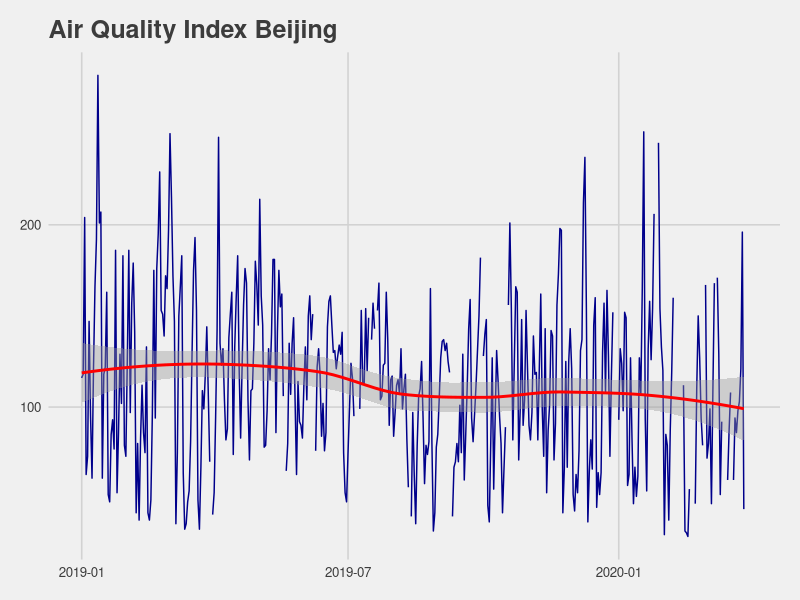
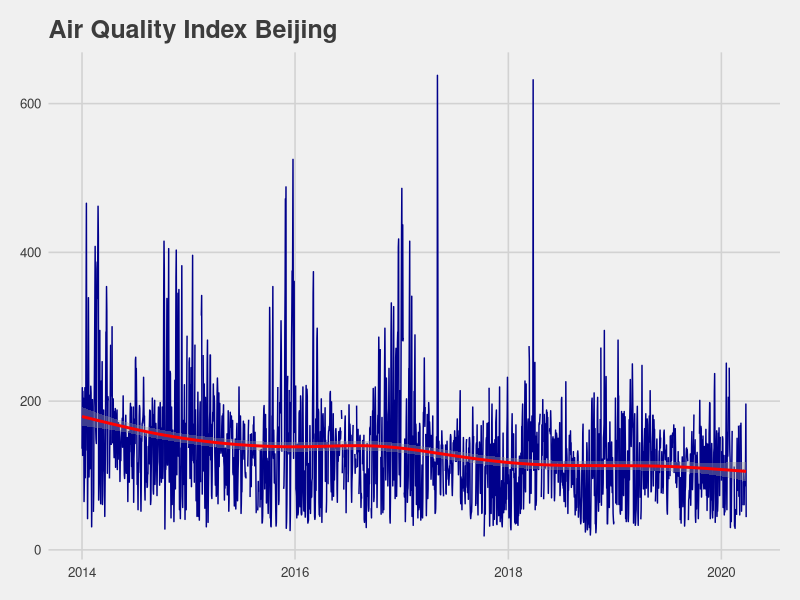
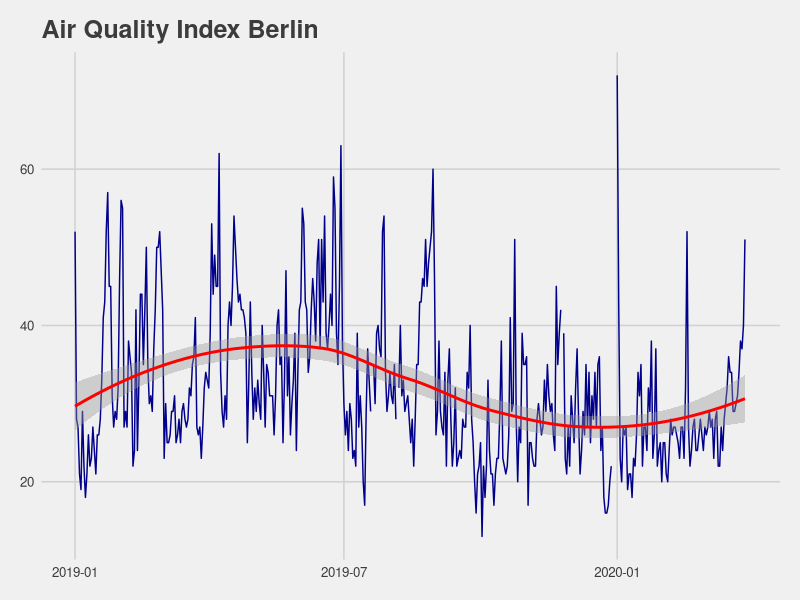
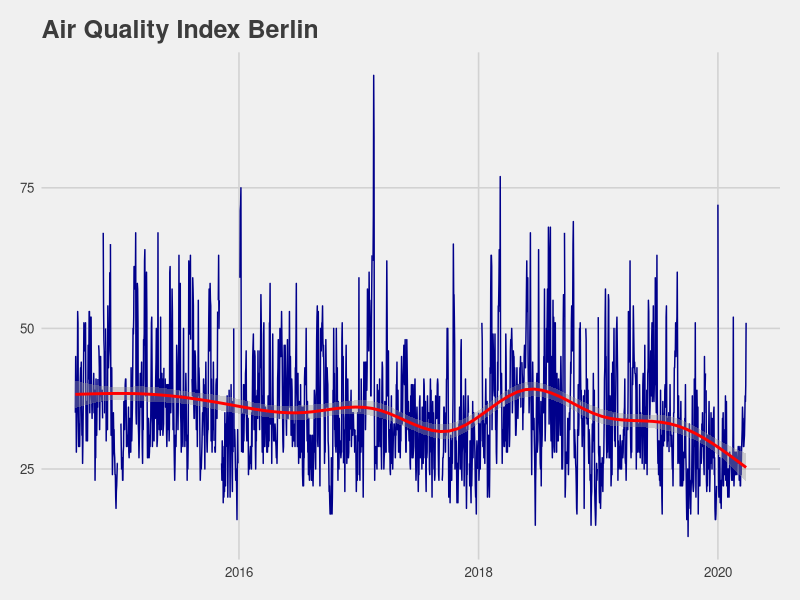
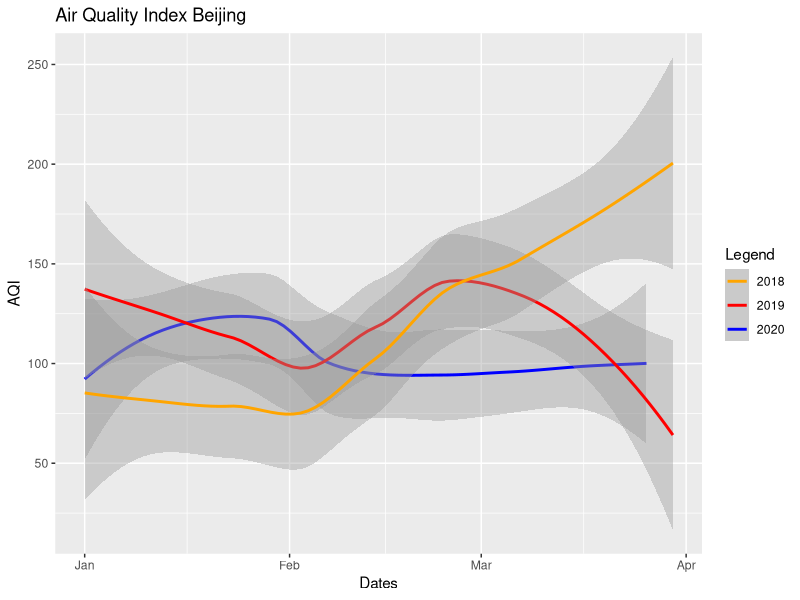
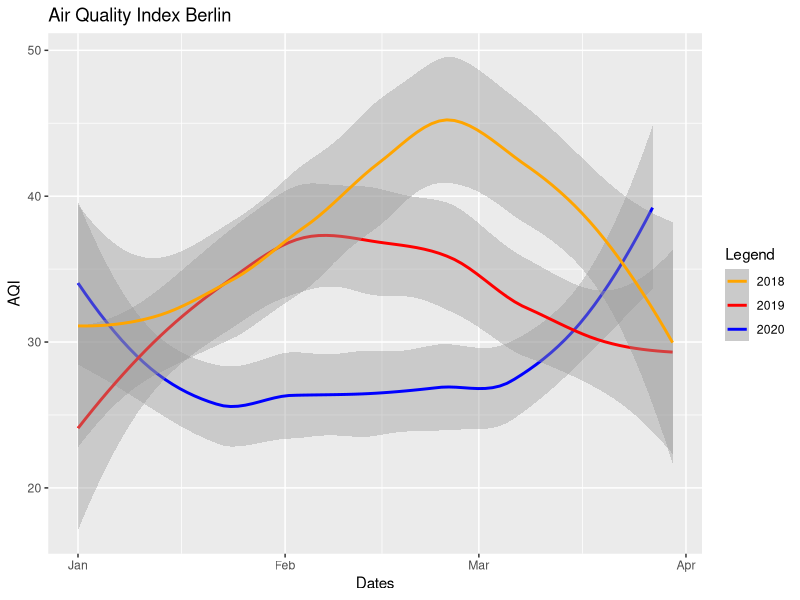
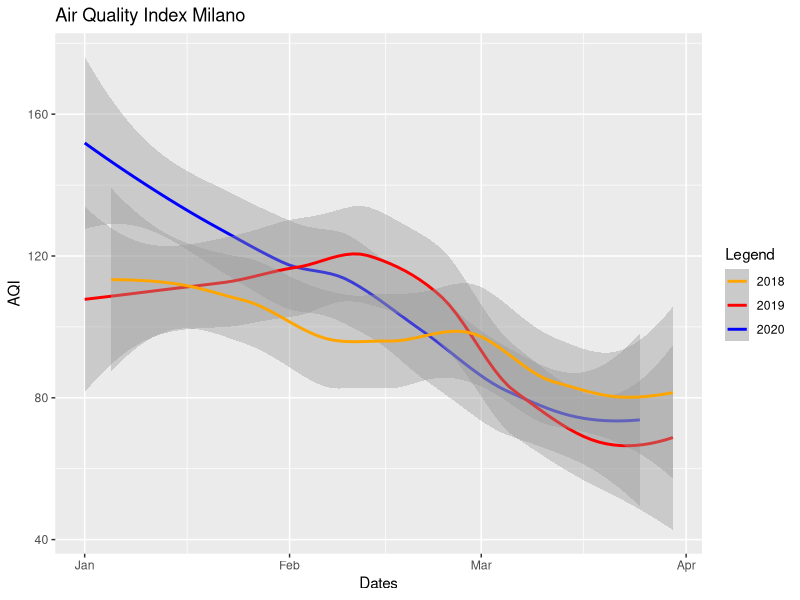
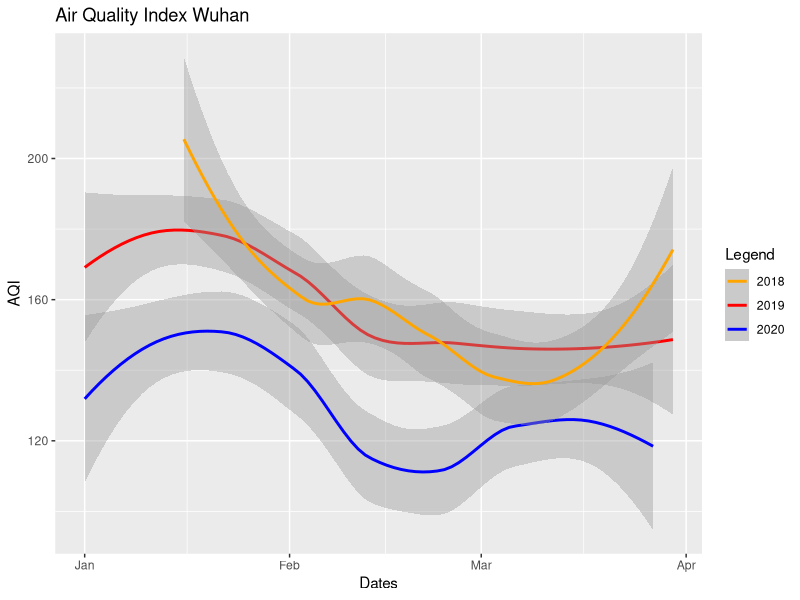

Here is the R script that generated these plots, in order:
#Air Quality Data

#librarys

library(ggplot2)
library(ggthemes)
library(stats)
library(lubridate)

#Read in Data
Air_Beijing<-read.csv("Data_International/beijing-air-quality.csv",stringsAsFactors = FALSE)
Air_Berlin<-read.csv("Data_International/berlin,-germany-air-quality.csv",stringsAsFactors = FALSE)
Air_Milano<-read.csv("Data_International/milano-senato, lombardia, italy-air-quality.csv",stringsAsFactors = FALSE)
Air_NY<-read.csv("Data_International/new-york, usa-air-quality.csv",stringsAsFactors = FALSE)
Air_Wuhan<-read.csv("Data_International/wuhan-air-quality.csv",stringsAsFactors = FALSE)


#Calculate overall AQI
head(Air_Beijing)
Air_Beijing$AQI<-apply(Air_Beijing[,2:ncol(Air_Beijing)],1,max)
Air_Berlin$AQI<-apply(Air_Berlin[,2:ncol(Air_Berlin)],1,max)
Air_Milano$AQI<-apply(Air_Milano[,2:(ncol(Air_Milano)-1)],1,max)
Air_NY$AQI<-apply(Air_NY[,2:ncol(Air_NY)],1,max)
Air_Wuhan$AQI<-apply(Air_Wuhan[,2:ncol(Air_Wuhan)],1,max)

#Format as Datum
Air_Beijing$date <- as.Date(Air_Beijing$date , format = "%Y/%m/%d")
Air_Berlin$date <- as.Date(Air_Berlin$date , format = "%Y/%m/%d")
Air_Milano$date <- as.Date(Air_Milano$date , format = "%Y/%m/%d")
Air_NY$date <- as.Date(Air_NY$date , format = "%Y/%m/%d")
Air_Wuhan$date <- as.Date(Air_Wuhan$date , format = "%Y/%m/%d")



#Plots over all Years
plot_bejing_all_years <- ggplot(data = Air_Beijing,
       mapping = aes(y = AQI,
                     x = date
       )) +
  geom_line(color="darkblue")+
  geom_smooth(color="red")+
  ggtitle("Air Quality Index Beijing")+
  theme_fivethirtyeight()

plot_berlin_all_years <- ggplot(data = Air_Berlin,
       mapping = aes(y = AQI,
                     x = date
       )) +
  geom_line(color="darkblue")+
  geom_smooth(color="red")+
  ggtitle("Air Quality Index Berlin")+
  theme_fivethirtyeight()

plot_milano_all_years <- ggplot(data = Air_Milano,
       mapping = aes(y = AQI,
                     x = date
       )) +
  geom_line(color="darkblue")+
  geom_smooth(color="red")+
  ggtitle("Air Quality Index Milano")+
  theme_fivethirtyeight()

plot_wuhan_all_years <- ggplot(data = Air_Wuhan,
       mapping = aes(y = AQI,
                     x = date
       )) +
  geom_line(color="darkblue")+
  geom_smooth(color="red")+
  ggtitle("Air Quality Index Wuhan")+
  theme_fivethirtyeight()


#Plot since 2019

AQI20_Beijing=subset(Air_Beijing, year(Air_Beijing$date) %in% c("2020","2019"))
AQI20_Berlin=subset(Air_Berlin, year(Air_Berlin$date) %in%  c("2020","2019"))
AQI20_Milano=subset(Air_Milano, year(Air_Milano$date) %in%  c("2020","2019"))
AQI20_NY=subset(Air_NY, year(Air_NY$date) %in%  c("2020","2019"))
AQI20_Wuhan=subset(Air_Wuhan, year(Air_Wuhan$date) %in%  c("2020","2019"))


plot_bejing_2019 <- ggplot(data = AQI20_Beijing,
       mapping = aes(y = AQI,
                     x = date
       )) +
  geom_line(color="darkblue")+
  geom_smooth(color="red")+
  ggtitle("Air Quality Index Beijing")+
  theme_fivethirtyeight()

plot_berlin_2019 <- ggplot(data = AQI20_Berlin,
       mapping = aes(y = AQI,
                     x = date
       )) +
  geom_line(color="darkblue")+
  geom_smooth(color="red")+
  ggtitle("Air Quality Index Berlin")+
  theme_fivethirtyeight()

plot_milano_2019<- ggplot(data = AQI20_Milano,
       mapping = aes(y = AQI,
                     x = date
       )) +
  geom_line(color="darkblue")+
  geom_smooth(color="red")+
  ggtitle("Air Quality Index Milano")+
  theme_fivethirtyeight()

plot_wuhan_2019 <- ggplot(data = AQI20_Wuhan,
       mapping = aes(y = AQI,
                     x = date
       )) +
  geom_line(color="darkblue")+
  geom_smooth(color="red")+
  ggtitle("Air Quality Index Wuhan")+
  theme_fivethirtyeight()

#Plots Januar-März
AQI20_Beijing20=subset(Air_Beijing, year(Air_Beijing$date) %in% "2020")
AQI20_Beijing19=subset(Air_Beijing, year(Air_Beijing$date) %in% "2019")
AQI20_Beijing19_123=subset(AQI20_Beijing19, !month(AQI20_Beijing19$date) %in% c("4","5","6","7","8","9","10","11","12"))
AQI20_Beijing18=subset(Air_Beijing, year(Air_Beijing$date) %in% "2018")
AQI20_Beijing18_123=subset(AQI20_Beijing18, !month(AQI20_Beijing18$date) %in% c("4","5","6","7","8","9","10","11","12"))

AQI20_Wuhan20=subset(Air_Wuhan, year(Air_Wuhan$date) %in% "2020")
AQI20_Wuhan19=subset(Air_Wuhan, year(Air_Wuhan$date) %in% "2019")
AQI20_Wuhan19_123=subset(AQI20_Wuhan19, !month(AQI20_Wuhan19$date) %in% c("4","5","6","7","8","9","10","11","12"))
AQI20_Wuhan18=subset(Air_Wuhan, year(Air_Wuhan$date) %in% "2018")
AQI20_Wuhan18_123=subset(AQI20_Wuhan18, !month(AQI20_Wuhan18$date) %in% c("4","5","6","7","8","9","10","11","12"))


AQI20_Berlin20=subset(Air_Berlin, year(Air_Berlin$date) %in% "2020")
AQI20_Berlin19=subset(Air_Berlin, year(Air_Berlin$date) %in% "2019")
AQI20_Berlin19_123=subset(AQI20_Berlin19, !month(AQI20_Berlin19$date) %in% c("4","5","6","7","8","9","10","11","12"))
AQI20_Berlin18=subset(Air_Berlin, year(Air_Berlin$date) %in% "2018")
AQI20_Berlin18_123=subset(AQI20_Berlin18, !month(AQI20_Berlin18$date) %in% c("4","5","6","7","8","9","10","11","12"))


AQI20_Milano20=subset(Air_Milano, year(Air_Milano$date) %in% "2020")
AQI20_Milano19=subset(Air_Milano, year(Air_Milano$date) %in% "2019")
AQI20_Milano19_123=subset(AQI20_Milano19, !month(AQI20_Milano19$date) %in% c("4","5","6","7","8","9","10","11","12"))
AQI20_Milano18=subset(Air_Milano, year(Air_Milano$date) %in% "2018")
AQI20_Milano18_123=subset(AQI20_Milano18, !month(AQI20_Milano18$date) %in% c("4","5","6","7","8","9","10","11","12"))

plot_jan_mar_bejing <- ggplot() +
  geom_smooth(data = AQI20_Beijing20, aes(x = date, y = AQI, color = "2020")) +
  geom_smooth(data = AQI20_Beijing19_123, aes(x = (date + 1*365), y = AQI, color = "2019")) +
  geom_smooth(data = AQI20_Beijing18_123, aes(x = (date + 2*365), y = AQI, color = "2018")) +
  xlab('Dates') +
  ylab('AQI')+
  ggtitle("Air Quality Index Beijing")+
  scale_colour_manual(name="Legend", values=c("orange", "red", "blue"))+
  theme(legend.position="right")



plot_jan_mar_wuhan <- ggplot() +
  geom_smooth(data = AQI20_Wuhan20, aes(x = date, y = AQI, color = "2020")) +
  geom_smooth(data = AQI20_Wuhan19_123, aes(x = (date + 1*365), y = AQI, color = "2019")) +
  geom_smooth(data = AQI20_Wuhan18_123, aes(x = (date + 2*365), y = AQI, color = "2018")) +
  xlab('Dates') +
  ylab('AQI')+
  ggtitle("Air Quality Index Wuhan")+
  scale_colour_manual(name="Legend", values=c("orange", "red", "blue"))+
  theme(legend.position="right")




plot_jan_mar_berlin <- ggplot() +
  geom_smooth(data = AQI20_Berlin20, aes(x = date, y = AQI, color = "2020")) +
  geom_smooth(data = AQI20_Berlin19_123, aes(x = (date + 1*365), y = AQI, color = "2019")) +
  geom_smooth(data = AQI20_Berlin18_123, aes(x = (date + 2*365), y = AQI, color = "2018")) +
  xlab('Dates') +
  ylab('AQI')+
  ggtitle("Air Quality Index Berlin")+
  scale_colour_manual(name="Legend", values=c("orange", "red", "blue"))+
  theme(legend.position="right")




plot_jan_mar_milano <- ggplot() +
  geom_smooth(data = AQI20_Milano20, aes(x = date, y = AQI, color = "2020")) +
  geom_smooth(data = AQI20_Milano19_123, aes(x = (date + 1*365), y = AQI, color = "2019")) +
  geom_smooth(data = AQI20_Milano18_123, aes(x = (date + 2*365), y = AQI, color = "2018")) +
  xlab('Dates') +
  ylab('AQI')+
  ggtitle("Air Quality Index Milano")+
  scale_colour_manual(name="Legend", values=c("orange", "red", "blue"))+
  theme(legend.position="right")





